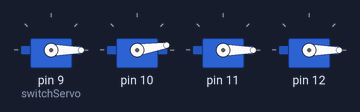
The sketch below on a simulated Arduino Uno, built with avr-gcc and run on an emulated ATmega328P. Shown: 4 × servo.

Above: at 0.15 s.
At 1.6 s:
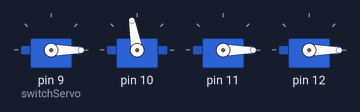
At 5.59 s:
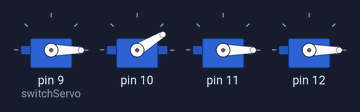
At 10.6 s:
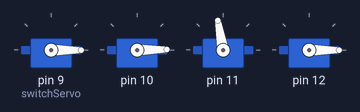
At 19.6 s:
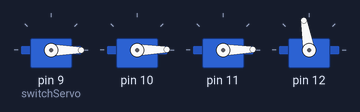
At 30.5 s:
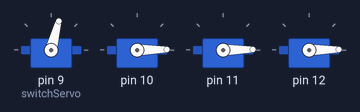
Timing chart, 0 to 37.4 s (numbered marks = the images above):
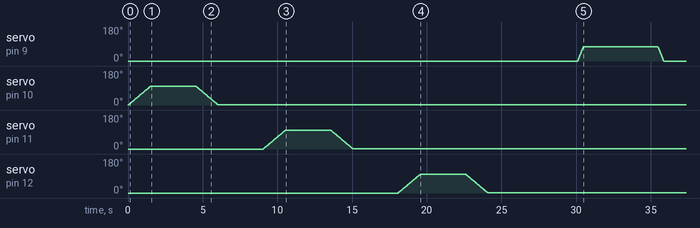

Measured:
- by itself, servo on pin 9 (switchServo): rises from 0° to 75° in 0.38 s, then falls to 0° in 5.4 s
- by itself, servo on pin 10–12: rises from 0° to 100° in 1.5 s, then falls to 1° in 4.5 s

The sketch:

servo_1.ino
```cpp
#include <Servo.h>
Servo switchServo;
Servo containersServo[3];
bool fruitOrdered[3];
int pos = 0;
int switchAngle = 75;
int containersAngle = 100;
bool start = true;
float  totalTime = 10;
void setup() {
  // put your setup code here, to run once:
  switchServo.attach(9);
  containersServo[0].attach(10);
  containersServo[1].attach(11);
  containersServo[2].attach(12);

  switchServo.write(0);
  containersServo[0].write(0);
  containersServo[1].write(0);
  containersServo[2].write(0);

  fruitOrdered[0] = true;
  fruitOrdered[1] = true;
  fruitOrdered[2] = true;


  }
void loop() {
  if(start){
    int fruitsCount = 0;
    for (int i = 0; i < sizeof(fruitOrdered); i+= 1){
        if (fruitOrdered[i]){
            fruitsCount += 1;
      }
    }
    for (int i = 0; i < sizeof(fruitOrdered); i += 1){openContainers(i,3);}
    delay(3000);
    turnToggle(true);
    delay(5000);
    turnToggle(false);
    start = false;
  }
}
void turnToggle(bool on){
  pos = on? 0: switchAngle;
  int stepSize = on? 1: -1;
    for (;pos <= switchAngle; pos += stepSize) { // goes from 0 degrees to 180 degrees
    // in steps of 1 degree
      switchServo.write(pos);              // tell servo to go to position in variable 'pos'
      delay(5);                       // waits 15ms for the servo to reach the position
  }
 }
 void openContainers(int id, float duration){
    for (pos = 0;pos <= containersAngle; pos +=1) { // goes from 0 degrees to 180 degrees
    // in steps of 1 degree
      containersServo[id].write(pos);
      delay(15);                       // waits 15ms for the servo to reach the position
  }
  Serial.print(pos);
  delay(int(duration * 1000));
    for (pos = containersAngle;pos > 0; pos -=1) { // goes from 0 degrees to 180 degrees
    // in steps of 1 degree
      containersServo[id].write(pos);
// tell servo to go to position in variable 'pos'
      delay(15);                       // waits 15ms for the servo to reach the position
    }
  Serial.print(pos);
  pos = 0;
   delay(int(duration*1000));
  }
```
